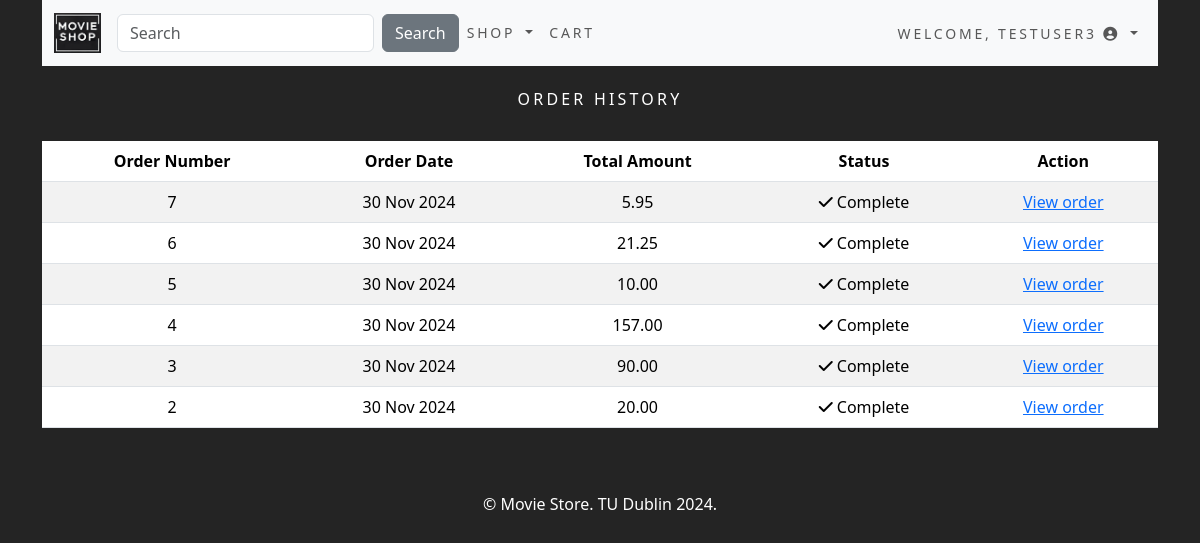
Screenshot of /order/history/ (signed in) with the database file from the repository.
### accounts/models.py (models this page shows)
class CustomUser(AbstractUser):
    age = models.PositiveIntegerField(null=True, blank=True)

### order/models.py (models this page shows, shortened)
class Order(models.Model):
    token = models.CharField(max_length=250, blank=True)
    total = models.DecimalField(max_digits=10, decimal_places=2, verbose_name='Euro Order Total')
    emailAddress = models.EmailField(max_length=250, blank=True, verbose_name='Email Address')
    created = models.DateTimeField(auto_now_add=True)
    billingName = models.CharField(max_length=250, blank=True)
    billingAddress1 = models.CharField(max_length=250, blank=True)
    billingCity = models.CharField(max_length=250, blank=True)
    billingPostcode = models.CharField(max_length=10, blank=True)
    billingCountry = models.CharField(max_length=200, blank=True)
    shippingName = models.CharField(max_length=250, blank=True)
    shippingAddress1 = models.CharField(max_length=250, blank=True)
    shippingCity = models.CharField(max_length=250, blank=True)
    shippingPostcode = models.CharField(max_length=10, blank=True)
    shippingCountry = models.CharField(max_length=200, blank=True)
    voucher = models.ForeignKey(Voucher,
                                related_name='orders',
                                null=True,
                                blank=True,
                                on_delete=models.SET_NULL)
    discount = models.IntegerField(default = 0,
                                validators=[MinValueValidator(0),
                                MaxValueValidator(100)])
    class Meta:
        db_table = 'Order'
        ordering = ['-created']

### order/views.py (the view)
# urls.py: path('history/', views.orderHistory.as_view(), name='order_history'),
class orderHistory(LoginRequiredMixin, View):
    def get (self, request):
        if request.user.is_authenticated:
            email = str(request.user.email)
            order_details = Order.objects.filter(emailAddress=email)
        return render(request, 'orders_list.html', {'order_details': order_details})

### cart/context_processors.py (called while the page is built)
def counter(request):
    item_count = 0
    if 'admin' in request.path:
        return {}
    else:
        try:
            cart = Cart.objects.filter(cart_id=_cart_id(request))
            cart_items = CartItem.objects.all().filter(cart=cart[:1])
            for cart_item in cart_items:
                item_count += cart_item.quantity
        except Cart.DoesNotExist:
            item_count = 0
    return {'item_count':item_count}

### cart/views.py (called while the page is built)
def _cart_id(request):
    cart = request.session.session_key
    if not cart:
        cart = request.session.create()
    return cart

### shop/context_processors.py (called while the page is built)
def menu_links(request):
    links = Category.objects.all()
    return {'links':links}

### shop/models.py (called while the page is built)
    def get_absolute_url(self):
        return reverse('shop:products_by_category', args=[self.id])

### order/templates/orders_list.html (shortened to what this page needs)
{% extends "base.html" %}
{% load static %}
{% block content %}
    <div>
        <div class="text-center">
            <br>
            <h1 class="text-center my_title">Order History</h1>
            <br>
            {% if order_details %}
            <table class="table table-striped">
                <thead>
                    <tr>
                        <th>Order Number</th>
                        <th>Order Date</th>
                        <th>Total Amount</th>
                        <th>Status</th>
                        <th>Action</th>
                    </tr>
                </thead>
                <tbody>
                    {% for order in order_details %}
                    <tr>
                        <td>{{ order.id }}</td>
                        <td>{{ order.created|date:"d M Y" }}</td>
                        <td>{{ order.total }}</td>
                        <td><i class="fas fa-check"></i>&nbsp;Complete</td>
                        <td><a href="{% url 'order:order_detail' order.id %}">View order</a></td>
                    </tr>
                    {% endfor %}
                </tbody>
            </table>
            {% else %}
            <p>You have not placed any orders yet.<br><br><a href="{% url 'shop:all_products' %}"
                                                           class="btn btn-secondary">Continue shopping</a></p>
            {% endif %}
        </div>
    </div>
    <br>
    <br>
{% endblock %}

### shop/templates/navbar.html (shortened to what this page needs)
{% load static %}
<nav class="navbar navbar-expand-lg navbar-light bg-light">
  <div class="container-fluid">
    <a class="navbar-brand" href="{% url 'shop:all_products' %}">
      <img src="{% static 'images/logo.png' %}" alt="Movie Store" style="height: 40px;">
    </a>
    <div class="collapse navbar-collapse" id="navbarSupportedContent">
      <ul class="navbar-nav me-auto mb-2 mb-lg-0">
        <form class="d-flex" action="{% url 'search_app:searchResult' %}" method="get">
          <input class="form-control me-2" type="search" placeholder="Search" aria-label="Search" name="q">
          <button class="btn btn-secondary my-2 my-sm-0" type="submit">Search</button>
        </form>
        <li class="nav-item dropdown">
          <a class="nav-link dropdown-toggle" href="#" id="navbarDropdown" role="button" data-bs-toggle="dropdown" aria-expanded="false">
            Shop
          </a>
        </li>
        <li class="nav-item">
          <a class="nav-link" href="#">Cart</a>
        </li>
      </ul>
      <ul class="navbar-nav ms-auto">
        {% if user.is_authenticated %}
        <li class="nav-item dropdown">
          <a class="nav-link dropdown-toggle" href="#" id="userDropdown" role="button" data-bs-toggle="dropdown" aria-expanded="false">
            Welcome, {{ user.username }} <i class="fas fa-user-circle"></i>
          </a>
        </li>
        {% endif %}
      </ul>
    </div>
  </div>
</nav>

### static/css/custom.css (style rules this page uses)
.nav-item { letter-spacing: .2em; font-size: 14px; text-transform: uppercase; }
.my_title { font-size: 16px; text-transform: uppercase; letter-spacing: .2em; }

### shop/templates/base.html (style rules this page uses)
body { background-color: #242424; color: white; }

### rows the page displays
CustomUser: username "TESTUSER3"
Order: id "7", created "30 Nov 2024", total "5.95"
Order: id "6", created "30 Nov 2024", total "21.25"
Order: id "5", created "30 Nov 2024", total "10.00"
Order: id "4", created "30 Nov 2024", total "157.00"
Order: id "3", created "30 Nov 2024", total "90.00"
Order: id "2", created "30 Nov 2024", total "20.00"
